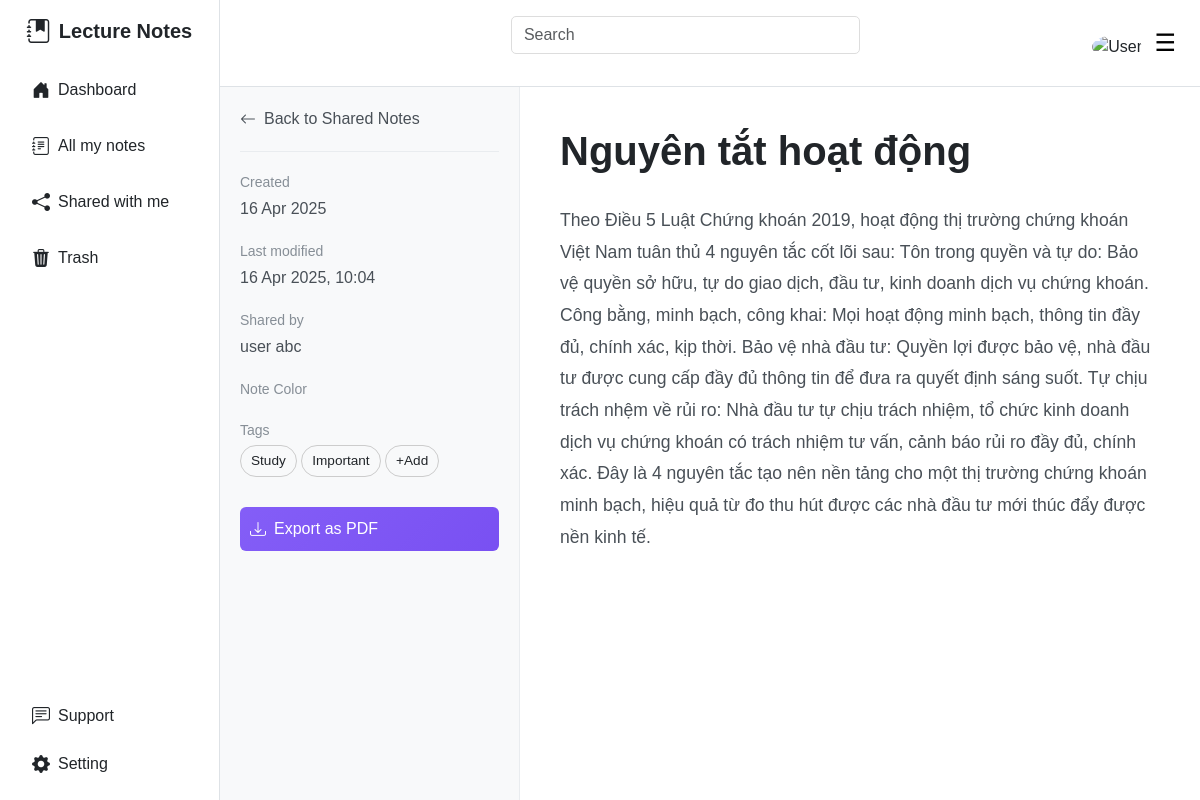
Page /note_detail/3 (signed in) on the committed database.
### website/models.py (models this page shows, shortened)
class Note(db.Model):
    id = db.Column(db.Integer, primary_key=True)
    title = db.Column(db.String(200), nullable=False)
    content = db.Column(db.Text, nullable=False)
    color = db.Column(db.String(20), default='note-green')
    created_at = db.Column(db.DateTime, default=datetime.utcnow)
    updated_at = db.Column(db.DateTime, default=datetime.utcnow)
    user_id = db.Column(db.Integer, db.ForeignKey('user.id'), nullable=False)
    user = db.relationship('User', backref=db.backref('notes', lazy=True))

class User(db.Model, UserMixin):
    id = db.Column(db.Integer, primary_key=True)
    first_name = db.Column(db.String(150), nullable=False)
    last_name = db.Column(db.String(150), nullable=False)
    email = db.Column(db.String(150), unique=True, nullable=False)
    password_hash = db.Column(db.String(150), nullable=False)
    role = db.Column(db.String(10), nullable=False, default='user')  # 'user' hoặc 'admin'
    status = db.Column(db.String(20), default='Active') # ['Active', 'Locked', 'Inactive']
    gender = db.Column(db.String(10), nullable=False)
    created_at = db.Column(db.DateTime, default=datetime.utcnow)

### website/views.py (the view)
@views.route('/note_detail/<int:note_id>')
@login_required
def note_detail(note_id):
    try:
        note = Note.query.get_or_404(note_id)
        shared = ShareNote.query.filter_by(note_id=note.id, recipient_id=current_user.id).first()
        print(f"Accessing note {note_id}: user_id={current_user.id}, note_owner={note.user_id}, shared={shared}")
        if note.user_id != current_user.id and not shared:
            flash('You do not have permission to view this note.', 'error')
            return redirect(url_for('views.share_with_me'))
        sharer = shared.sharer if shared else None
        return render_template('note_detail.html', user=current_user, note=note, shared=shared, sharer=sharer)
    except Exception as e:
        print(f"Error loading note {note_id}: {str(e)}")
        flash('Error loading note.', 'error')
        return redirect(url_for('views.share_with_me'))

### website/__init__.py (called while the page is built)
def create_app():
    app = Flask(__name__)
    app.config.from_object(Config)
    db.init_app(app)
    from .views import views
    from .auth import auth
    from .api import api
    from .admin import admin
    app.register_blueprint(views, url_prefix='/')
    app.register_blueprint(auth, url_prefix='/')
    app.register_blueprint(api, url_prefix='/api')
    app.register_blueprint(admin, url_prefix='/admin')
    from .models import User
    login_manager = LoginManager()
    login_manager.login_view = 'auth.login'
    login_manager.init_app(app)
    @login_manager.user_loader
    def load_user(user_id):
        return User.query.get(int(user_id))
    create_database(app)
    return app

### website/models.py (called while the page is built)
    def __repr__(self):
        return f'<ShareNote {self.note_id} from User {self.sharer_id} to User {self.recipient_id}>'

### website/templates/note_detail.html (shortened to what this page needs)
{% extends 'base.html' %}
{% block head %}
<link rel="stylesheet" href="{{ url_for('static', filename='css/note_detail.css') }}">
{% endblock %}
{% block content %}
<div class="content-wrapper">
    <div class="note-sidebar">
        <div class="sidebar-header">
            <a href="{{ url_for('views.share_with_me') if shared else url_for('views.all_my_notes') }}" class="back-btn">
                <i class="bi bi-arrow-left"></i> Back to {{ 'Shared Notes' if shared else 'My Notes' }}
            </a>
        </div>
        <div class="sidebar-content">
            <div class="note-meta">
                <span class="meta-label">Created</span>
                <span class="meta-value">{{ note.created_at.strftime('%d %b %Y') }}</span>
            </div>
            <div class="note-meta">
                <span class="meta-label">Last modified</span>
                <span class="meta-value">{{ note.updated_at.strftime('%d %b %Y, %H:%M') }}</span>
            </div>
            {% if shared and sharer %}
            <div class="note-meta">
                <span class="meta-label">Shared by</span>
                <span class="meta-value">{{ sharer.first_name }} {{ sharer.last_name }}</span>
            </div>
            {% endif %}
            <div class="note-meta">
                <span class="meta-label">Note Color</span>
            </div>
            <div class="note-meta">
                <span class="meta-label">Tags</span>
                <div class="tags-container">
                    <span class="tag">Study</span>
                    <span class="tag">Important</span>
                    <span class="tag">+Add</span>
                </div>
            </div>
            <div class="action-buttons">
                <button class="btn btn-export">
                    <i class="bi bi-download"></i> Export as PDF
                </button>
            </div>
        </div>
    </div>
    <div class="note-main-content">
        <div id="viewMode" style="display: {% if editing|default(False) %}none{% else %}block{% endif %};">
            <div class="note-header">
                <h1 class="note-title">{{ note.title }}</h1>
            </div>
            <div class="note-body">
                {{ note.content | safe }}
            </div>
        </div>
    </div>
</div>
{% endblock %}

### website/static/dashboard.css (style rules this page uses)
body { font-family: Arial, sans-serif; background-color: #f9f9f9; }
.tag { font-size: 0.85rem; border: 1px solid #ccc; border-radius: 20px; padding: 5px 10px; display: inline-flex; align-items: center; gap: 5px; }

### website/static/css/note_detail.css (style rules this page uses)
.content-wrapper { display: flex; min-height: calc(100vh - 60px); background-color: #fff; }
.note-sidebar { width: 300px; background-color: #f8f9fa; border-right: 1px solid #e9ecef; padding: 20px; position: fixed; height: 100%; }
.sidebar-header { padding-bottom: 20px; border-bottom: 1px solid #e9ecef; }
.back-btn { color: #495057; text-decoration: none; font-weight: 500; display: flex; align-items: center; gap: 8px; }
.note-meta { margin: 20px 0; }
.meta-label { display: block; color: #868e96; font-size: 0.875rem; margin-bottom: 4px; }
.meta-value { color: #495057; font-weight: 500; }
.action-buttons { display: flex; flex-direction: column; gap: 10px; margin-top: 30px; }
.action-buttons .btn { width: 100%; padding: 10px; border-radius: 6px; display: flex; align-items: center; gap: 8px; font-weight: 500; transition: all 0.3s ease; }
.btn-export { background: linear-gradient(135deg, #845ef7 0%, #7950f2 100%); color: white; border: none; }
.note-main-content { margin-left: 300px; padding: 40px; flex-grow: 1; animation: fadeIn 0.5s ease; }
.note-header { margin-bottom: 30px; }
.note-title { font-size: 2.5rem; font-weight: 700; color: #212529; margin-bottom: 20px; animation: slideDown 0.5s ease; }
.note-body { font-size: 1.1rem; line-height: 1.8; color: #495057; animation: fadeIn 0.8s ease; }

### rows in the picture
Note: created_at "16 Apr 2025", updated_at "16 Apr 2025, 10:04", title "Nguyên tắt hoạt động", content "Theo Điều 5 Luật Chứng khoán 2019, hoạt động thị trường chứng khoán Việt Nam tuân thủ 4 nguyên tắc cốt lõi sau: Tôn trong quyền và tự do: Bảo vệ quyền sở hữu, tự do giao dịch, đầu tư, kinh doanh dịch vụ chứng khoán. Công bằng, minh bạch, công khai: Mọi hoạt động minh bạch, thông tin đầy đủ, chính xác, kịp thời. Bảo vệ nhà đầu tư: Quyền lợi được bảo vệ, nhà đầu tư được cung cấp đầy đủ thông tin để đưa ra quyết định sáng suốt. Tự chịu trách nhệm về rủi ro: Nhà đầu tư tự chịu trách nhiệm, tổ chức kinh doanh dịch vụ chứng khoán có trách nhiệm tư vấn, cảnh báo rủi ro đầy đủ, chính xác. Đây là 4 nguyên tắc tạo nên nền tảng cho một thị trường chứng khoán minh bạch, hiệu quả từ đo thu hút được các…"
User: first_name "user", last_name "abc"

### other values in the picture
{{ 'Shared Notes' if shared else 'My Notes' }} "Shared Notes"
